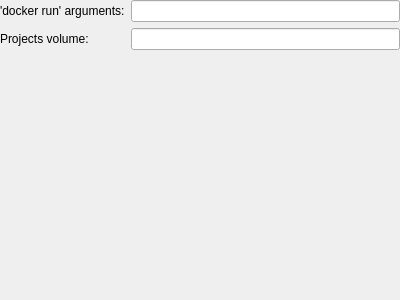
<?xml version="1.0" encoding="UTF-8"?>
<ui version="4.0">
 <class>DockerPreferences</class>
 <widget class="QWidget" name="DockerPreferences">
  <property name="geometry">
   <rect>
    <x>0</x>
    <y>0</y>
    <width>400</width>
    <height>300</height>
   </rect>
  </property>
  <layout class="QFormLayout" name="formLayout">
   <property name="leftMargin">
    <number>0</number>
   </property>
   <property name="topMargin">
    <number>0</number>
   </property>
   <property name="rightMargin">
    <number>0</number>
   </property>
   <property name="bottomMargin">
    <number>0</number>
   </property>
   <item row="0" column="0">
    <widget class="QLabel" name="label">
     <property name="text">
      <string comment="@label:textbox">'docker run' arguments:</string>
     </property>
    </widget>
   </item>
   <item row="0" column="1">
    <widget class="QLineEdit" name="kcfg_extraArguments"/>
   </item>
   <item row="1" column="0">
    <widget class="QLabel" name="label_2">
     <property name="text">
      <string comment="@label:textbox">Projects volume:</string>
     </property>
    </widget>
   </item>
   <item row="1" column="1">
    <widget class="QLineEdit" name="kcfg_projectsVolume"/>
   </item>
  </layout>
 </widget>
 <resources/>
 <connections/>
</ui>
